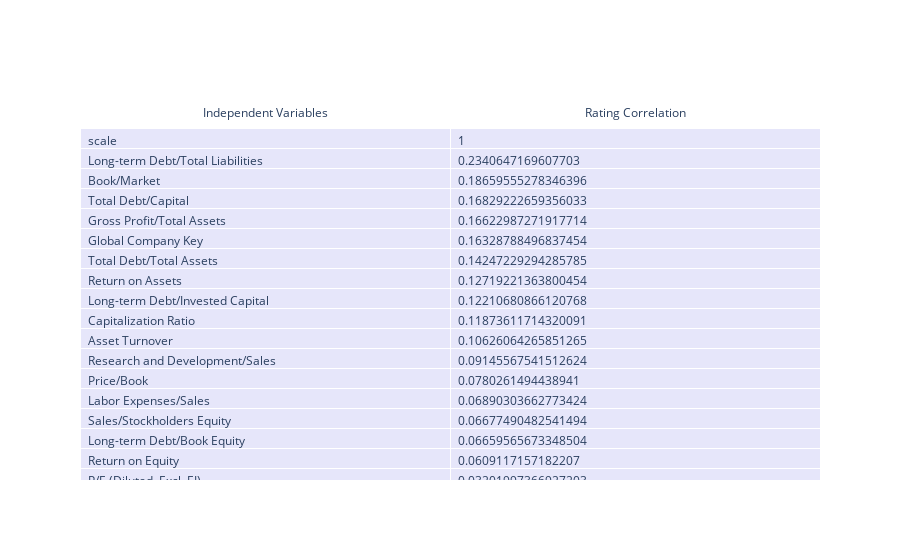

The notebook cell this image was saved under:
### Code cell
import plotly.graph_objects as go
import pandas as pd

fig = go.Figure(data=[go.Table(
    header=dict(values=['Independent Variables','Rating Correlation'],
                fill_color='white',
                align='center'),
    cells=dict(values=[correlation_KP_df['Independent Variables'],correlation_KP_df['Rating Correlation']],
               fill_color='lavender',
               align='left'))
])

fig.show()

### Figure 1 — Plotly figure (JSON) as saved in the notebook; plotly's stock layout.template omitted (floating-point values rounded to 4 significant figures)
{"data": [{"cells": {"align": "left", "fill": {"color": "lavender"}, "values": [["scale", "Long-term Debt/Total Liabilities", "Book/Market", "Total Debt/Capital", "Gross Profit/Total Assets", "Global Company Key", "Total Debt/Total Assets", "Return on Assets", "Long-term Debt/Invested Capital", "Capitalization Ratio", "Asset Turnover", "Research and Development/Sales", "Price/Book", "Labor Expenses/Sales", "Sales/Stockholders Equity", "Long-term Debt/Book Equity", "Return on Equity", "P/E (Diluted, Excl. EI)", "Dividend Payout Ratio", "P/E (Diluted, Incl. EI)", "Price/Operating Earnings (Diluted, Excl. EI)", "Free Cash Flow/Operating Cash Flow", "Price/Operating Earnings (Basic, Excl. EI)", "After-tax Return on Invested Capital", "Sales/Invested Capital", "Accruals/Average Assets", "After-tax Return on Total Stockholders Equity", "After-tax Return on Average Common Equity", "Cash Flow/Total Debt", "Total Debt/Total Assets.1", "Price/Cash flow", "Dividend Yield", "Total Debt/EBITDA", "Total Debt/Invested Capital", "Short-Term Debt/Total Debt", "Shillers Cyclically Adjusted P/E Ratio", "Cash Balance/Total Liabilities", "Avertising Expenses/Sales", "Return on Capital Employed", "Gross Profit Margin", "Effective Tax Rate", "Cash Flow Margin", "Operating Profit Margin Before Depreciation", "Pre-tax Profit Margin", "Net Profit Margin", "Common Equity/Invested Capital", "Enterprise Value Multiple", "Operating Profit Margin After Depreciation", "Total Debt/Equity", "Payables Turnover", "Price/Sales", "Receivables Turnover", "Total Liabilities/Total Tangible Assets"], [1, 0.2341, 0.1866, 0.1683, 0.1662, 0.1633, 0.1425, 0.1272, 0.1221, 0.1187, 0.1063, 0.09146, 0.07803, 0.0689, 0.06677, 0.0666, 0.06091, 0.03202, 0.03066, 0.0297, 0.02749, 0.02718, 0.02561, 0.01872, 0.004837, 0.003837, -0.0003083, -0.000541, -0.01092, -0.01176, -0.01383, -0.01632, -0.01801, -0.02134, -0.0306, -0.03406, -0.03813, -0.04326, -0.04644, -0.04881, -0.05204, -0.08132, -0.08452, -0.0975, -0.1017, -0.1076, -0.1085, -0.1089, -0.1139, -0.1241, -0.1295, -0.1425, -0.2423]]}, "header": {"align": "center", "fill": {"color": "white"}, "values": ["Independent Variables", "Rating Correlation"]}, "type": "table"}], "layout": {}}
